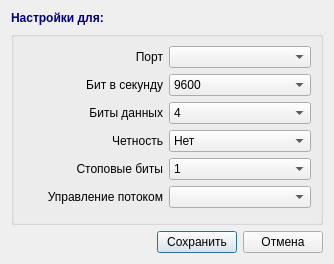
<?xml version="1.0" encoding="UTF-8"?>
<ui version="4.0">
 <class>SvSerialEditorDialog</class>
 <widget class="QDialog" name="SvSerialEditorDialog">
  <property name="geometry">
   <rect>
    <x>0</x>
    <y>0</y>
    <width>334</width>
    <height>264</height>
   </rect>
  </property>
  <property name="windowTitle">
   <string>Настройки последовательного порта</string>
  </property>
  <layout class="QVBoxLayout" name="verticalLayout_2">
   <item>
    <widget class="QLabel" name="lblCaption">
     <property name="font">
      <font>
       <weight>75</weight>
       <bold>true</bold>
      </font>
     </property>
     <property name="styleSheet">
      <string notr="true">color: rgb(0, 0, 127);</string>
     </property>
     <property name="text">
      <string>Настройки для: </string>
     </property>
    </widget>
   </item>
   <item>
    <widget class="QGroupBox" name="groupBox">
     <property name="title">
      <string/>
     </property>
     <layout class="QVBoxLayout" name="verticalLayout">
      <item>
       <layout class="QHBoxLayout" name="horizontalLayout_5">
        <item>
         <widget class="QLabel" name="lblDevName_7">
          <property name="sizePolicy">
           <sizepolicy hsizetype="Fixed" vsizetype="Preferred">
            <horstretch>0</horstretch>
            <verstretch>0</verstretch>
           </sizepolicy>
          </property>
          <property name="minimumSize">
           <size>
            <width>140</width>
            <height>0</height>
           </size>
          </property>
          <property name="maximumSize">
           <size>
            <width>100</width>
            <height>16777215</height>
           </size>
          </property>
          <property name="font">
           <font>
            <weight>50</weight>
            <bold>false</bold>
           </font>
          </property>
          <property name="text">
           <string>Порт</string>
          </property>
          <property name="alignment">
           <set>Qt::AlignRight|Qt::AlignTrailing|Qt::AlignVCenter</set>
          </property>
         </widget>
        </item>
        <item>
         <widget class="QComboBox" name="cbPortName"/>
        </item>
       </layout>
      </item>
      <item>
       <layout class="QHBoxLayout" name="horizontalLayout_6">
        <item>
         <widget class="QLabel" name="lblDevName_8">
          <property name="sizePolicy">
           <sizepolicy hsizetype="Fixed" vsizetype="Preferred">
            <horstretch>0</horstretch>
            <verstretch>0</verstretch>
           </sizepolicy>
          </property>
          <property name="minimumSize">
           <size>
            <width>140</width>
            <height>0</height>
           </size>
          </property>
          <property name="maximumSize">
           <size>
            <width>100</width>
            <height>16777215</height>
           </size>
          </property>
          <property name="font">
           <font>
            <weight>50</weight>
            <bold>false</bold>
           </font>
          </property>
          <property name="text">
           <string>Бит в секунду</string>
          </property>
          <property name="alignment">
           <set>Qt::AlignRight|Qt::AlignTrailing|Qt::AlignVCenter</set>
          </property>
         </widget>
        </item>
        <item>
         <widget class="QComboBox" name="cbBaudrate">
          <property name="currentIndex">
           <number>11</number>
          </property>
          <item>
           <property name="text">
            <string>75</string>
           </property>
          </item>
          <item>
           <property name="text">
            <string>110</string>
           </property>
          </item>
          <item>
           <property name="text">
            <string>134</string>
           </property>
          </item>
          <item>
           <property name="text">
            <string>150</string>
           </property>
          </item>
          <item>
           <property name="text">
            <string>300</string>
           </property>
          </item>
          <item>
           <property name="text">
            <string>600</string>
           </property>
          </item>
          <item>
           <property name="text">
            <string>1200</string>
           </property>
          </item>
          <item>
           <property name="text">
            <string>1800</string>
           </property>
          </item>
          <item>
           <property name="text">
            <string>2400</string>
           </property>
          </item>
          <item>
           <property name="text">
            <string>4800</string>
           </property>
          </item>
          <item>
           <property name="text">
            <string>7200</string>
           </property>
          </item>
          <item>
           <property name="text">
            <string>9600</string>
           </property>
          </item>
          <item>
           <property name="text">
            <string>14400</string>
           </property>
          </item>
          <item>
           <property name="text">
            <string>19200</string>
           </property>
          </item>
          <item>
           <property name="text">
            <string>38400</string>
           </property>
          </item>
          <item>
           <property name="text">
            <string>57600</string>
           </property>
          </item>
          <item>
           <property name="text">
            <string>115200</string>
           </property>
          </item>
          <item>
           <property name="text">
            <string>128000</string>
           </property>
          </item>
         </widget>
        </item>
       </layout>
      </item>
      <item>
       <layout class="QHBoxLayout" name="horizontalLayout_7">
        <item>
         <widget class="QLabel" name="lblDevName_9">
          <property name="sizePolicy">
           <sizepolicy hsizetype="Fixed" vsizetype="Preferred">
            <horstretch>0</horstretch>
            <verstretch>0</verstretch>
           </sizepolicy>
          </property>
          <property name="minimumSize">
           <size>
            <width>140</width>
            <height>0</height>
           </size>
          </property>
          <property name="maximumSize">
           <size>
            <width>100</width>
            <height>16777215</height>
           </size>
          </property>
          <property name="font">
           <font>
            <weight>50</weight>
            <bold>false</bold>
           </font>
          </property>
          <property name="text">
           <string>Биты данных</string>
          </property>
          <property name="alignment">
           <set>Qt::AlignRight|Qt::AlignTrailing|Qt::AlignVCenter</set>
          </property>
         </widget>
        </item>
        <item>
         <widget class="QComboBox" name="cbDataBits">
          <item>
           <property name="text">
            <string>4</string>
           </property>
          </item>
          <item>
           <property name="text">
            <string>5</string>
           </property>
          </item>
          <item>
           <property name="text">
            <string>6</string>
           </property>
          </item>
          <item>
           <property name="text">
            <string>7</string>
           </property>
          </item>
          <item>
           <property name="text">
            <string>8</string>
           </property>
          </item>
         </widget>
        </item>
       </layout>
      </item>
      <item>
       <layout class="QHBoxLayout" name="horizontalLayout_8">
        <item>
         <widget class="QLabel" name="lblDevName_10">
          <property name="sizePolicy">
           <sizepolicy hsizetype="Fixed" vsizetype="Preferred">
            <horstretch>0</horstretch>
            <verstretch>0</verstretch>
           </sizepolicy>
          </property>
          <property name="minimumSize">
           <size>
            <width>140</width>
            <height>0</height>
           </size>
          </property>
          <property name="maximumSize">
           <size>
            <width>100</width>
            <height>16777215</height>
           </size>
          </property>
          <property name="font">
           <font>
            <weight>50</weight>
            <bold>false</bold>
           </font>
          </property>
          <property name="text">
           <string>Четность</string>
          </property>
          <property name="alignment">
           <set>Qt::AlignRight|Qt::AlignTrailing|Qt::AlignVCenter</set>
          </property>
         </widget>
        </item>
        <item>
         <widget class="QComboBox" name="cbParity">
          <property name="currentIndex">
           <number>2</number>
          </property>
          <item>
           <property name="text">
            <string>Чет</string>
           </property>
          </item>
          <item>
           <property name="text">
            <string>Нечет</string>
           </property>
          </item>
          <item>
           <property name="text">
            <string>Нет</string>
           </property>
          </item>
          <item>
           <property name="text">
            <string>Маркер</string>
           </property>
          </item>
          <item>
           <property name="text">
            <string>Пробел</string>
           </property>
          </item>
         </widget>
        </item>
       </layout>
      </item>
      <item>
       <layout class="QHBoxLayout" name="horizontalLayout_9">
        <item>
         <widget class="QLabel" name="lblDevName_11">
          <property name="sizePolicy">
           <sizepolicy hsizetype="Fixed" vsizetype="Preferred">
            <horstretch>0</horstretch>
            <verstretch>0</verstretch>
           </sizepolicy>
          </property>
          <property name="minimumSize">
           <size>
            <width>140</width>
            <height>0</height>
           </size>
          </property>
          <property name="maximumSize">
           <size>
            <width>100</width>
            <height>16777215</height>
           </size>
          </property>
          <property name="font">
           <font>
            <weight>50</weight>
            <bold>false</bold>
           </font>
          </property>
          <property name="text">
           <string>Стоповые биты</string>
          </property>
          <property name="alignment">
           <set>Qt::AlignRight|Qt::AlignTrailing|Qt::AlignVCenter</set>
          </property>
         </widget>
        </item>
        <item>
         <widget class="QComboBox" name="cbStopBits">
          <item>
           <property name="text">
            <string>1</string>
           </property>
          </item>
          <item>
           <property name="text">
            <string>1,5</string>
           </property>
          </item>
          <item>
           <property name="text">
            <string>2</string>
           </property>
          </item>
         </widget>
        </item>
       </layout>
      </item>
      <item>
       <layout class="QHBoxLayout" name="horizontalLayout_10">
        <item>
         <widget class="QLabel" name="lblDevName_12">
          <property name="sizePolicy">
           <sizepolicy hsizetype="Fixed" vsizetype="Preferred">
            <horstretch>0</horstretch>
            <verstretch>0</verstretch>
           </sizepolicy>
          </property>
          <property name="minimumSize">
           <size>
            <width>140</width>
            <height>0</height>
           </size>
          </property>
          <property name="maximumSize">
           <size>
            <width>100</width>
            <height>16777215</height>
           </size>
          </property>
          <property name="font">
           <font>
            <weight>50</weight>
            <bold>false</bold>
           </font>
          </property>
          <property name="text">
           <string>Управление потоком</string>
          </property>
          <property name="alignment">
           <set>Qt::AlignRight|Qt::AlignTrailing|Qt::AlignVCenter</set>
          </property>
         </widget>
        </item>
        <item>
         <widget class="QComboBox" name="cbFlowControl"/>
        </item>
       </layout>
      </item>
      <item>
       <spacer name="verticalSpacer">
        <property name="orientation">
         <enum>Qt::Vertical</enum>
        </property>
        <property name="sizeHint" stdset="0">
         <size>
          <width>20</width>
          <height>40</height>
         </size>
        </property>
       </spacer>
      </item>
     </layout>
    </widget>
   </item>
   <item>
    <layout class="QHBoxLayout" name="layoutButtons">
     <item>
      <spacer name="hSpacerButtons">
       <property name="orientation">
        <enum>Qt::Horizontal</enum>
       </property>
       <property name="sizeType">
        <enum>QSizePolicy::Expanding</enum>
       </property>
       <property name="sizeHint" stdset="0">
        <size>
         <width>40</width>
         <height>20</height>
        </size>
       </property>
      </spacer>
     </item>
     <item>
      <widget class="QPushButton" name="bnSave">
       <property name="sizePolicy">
        <sizepolicy hsizetype="Fixed" vsizetype="Fixed">
         <horstretch>0</horstretch>
         <verstretch>0</verstretch>
        </sizepolicy>
       </property>
       <property name="maximumSize">
        <size>
         <width>80</width>
         <height>16777215</height>
        </size>
       </property>
       <property name="text">
        <string>Сохранить</string>
       </property>
       <property name="default">
        <bool>true</bool>
       </property>
      </widget>
     </item>
     <item>
      <widget class="QPushButton" name="bnCancel">
       <property name="sizePolicy">
        <sizepolicy hsizetype="Fixed" vsizetype="Fixed">
         <horstretch>0</horstretch>
         <verstretch>0</verstretch>
        </sizepolicy>
       </property>
       <property name="maximumSize">
        <size>
         <width>80</width>
         <height>16777215</height>
        </size>
       </property>
       <property name="text">
        <string>Отмена</string>
       </property>
      </widget>
     </item>
    </layout>
   </item>
  </layout>
 </widget>
 <resources/>
 <connections/>
</ui>
